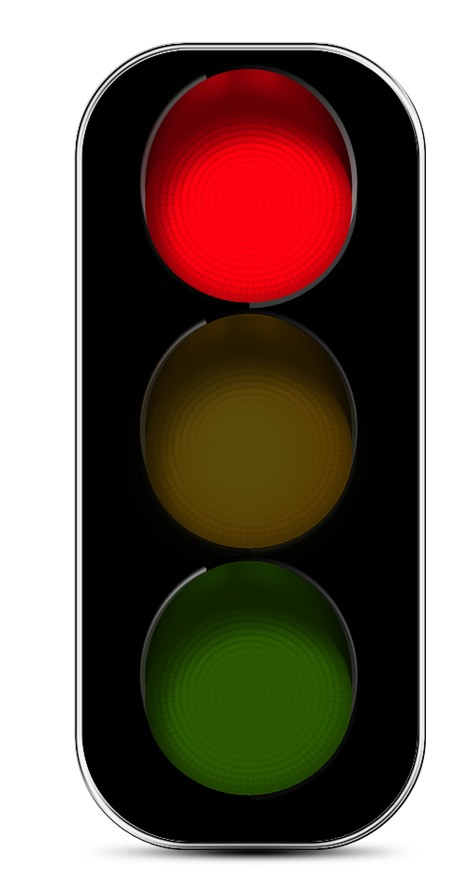
#> input picture test-imgs/red-light.jpg, 460 x 888 px, found by its file name
$ python detect_example.py   (Python 2 division)   (older library calls are emulated)
#> lines starting #> are read from the running program, lines starting #| are printed output that depends on the picture
from neuralnet import NeuralNet
from extractfeatures import *
import cv2

if __name__ == "__main__":
    red = cv2.imread('/home/hoshiro/Pictures/test-img/red-light.jpg', cv2.CV_LOAD_IMAGE_COLOR)
#> red is the input picture: shape (888, 460, 3); mean B, G, R 93.2, 103.3, 120
    yellow = cv2.imread('/home/hoshiro/Pictures/test-img/yellow-light.jpg', cv2.CV_LOAD_IMAGE_COLOR)
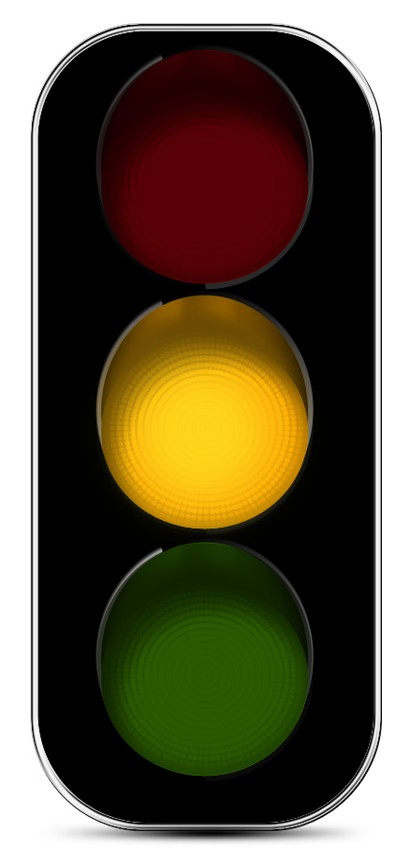
#> input picture test-imgs/yellow-light.jpg, 416 x 867 px, found by its file name
#> yellow is the input picture: shape (867, 416, 3); mean B, G, R 71.8, 93.6, 102.4
    green = cv2.imread('/home/hoshiro/Pictures/test-img/green-light.jpg', cv2.CV_LOAD_IMAGE_COLOR)
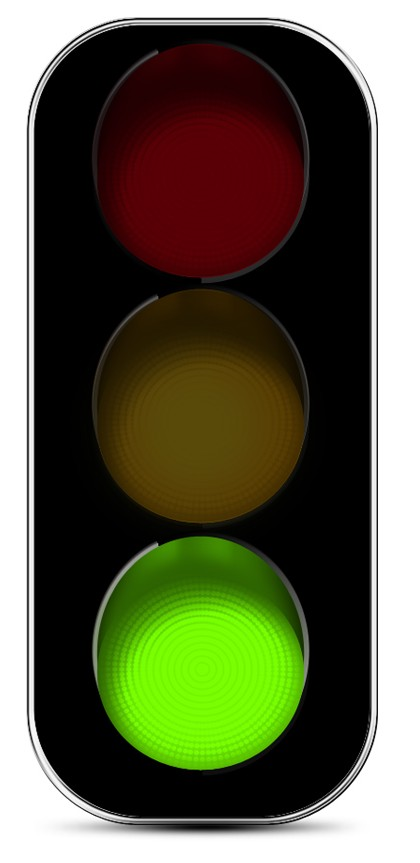
#> input picture test-imgs/green-light.jpg, 420 x 863 px, found by its file name
#> green is the input picture: shape (863, 420, 3); mean B, G, R 72.1, 97.5, 95.6

#> (the run stopped early here; a loop or call above may not have finished)
